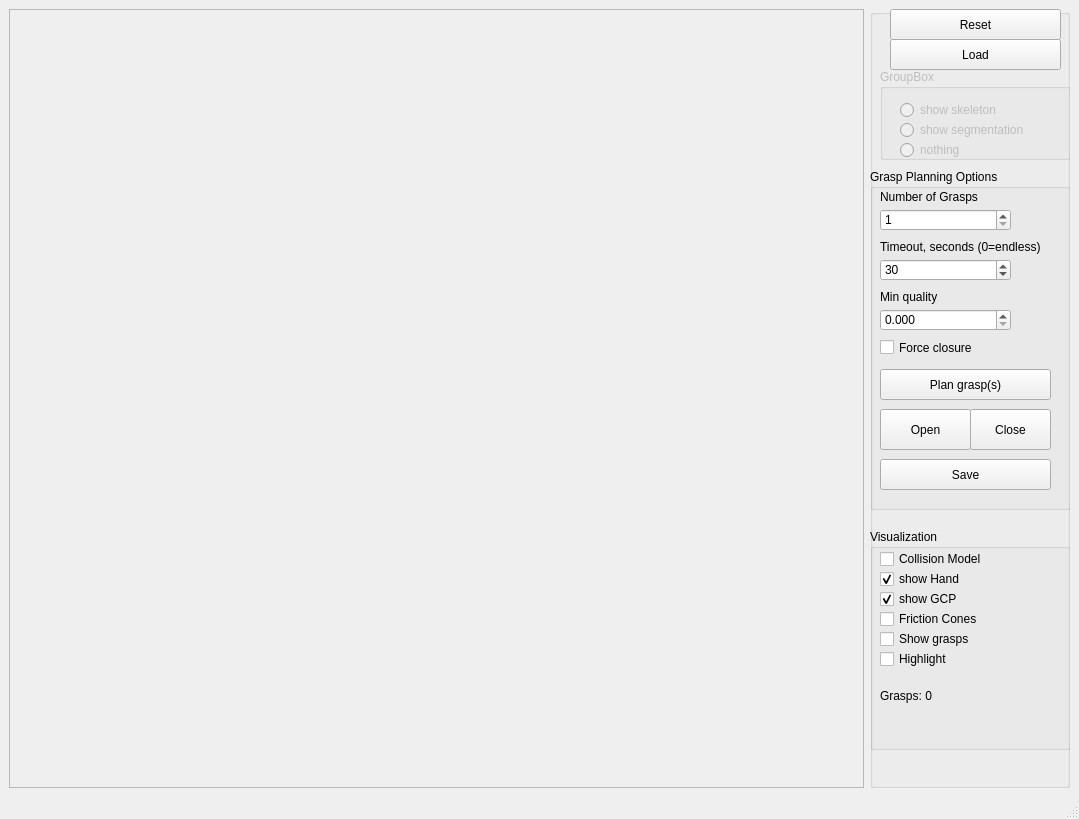
<?xml version="1.0" encoding="UTF-8"?>
<ui version="4.0">
 <class>SkeletonGraspPlanner</class>
 <widget class="QMainWindow" name="SkeletonGraspPlanner">
  <property name="geometry">
   <rect>
    <x>0</x>
    <y>0</y>
    <width>1079</width>
    <height>819</height>
   </rect>
  </property>
  <property name="windowTitle">
   <string>GraspStudio - GraspPlanner</string>
  </property>
  <widget class="QWidget" name="centralwidget">
   <layout class="QGridLayout" name="gridLayout">
    <item row="0" column="0">
     <widget class="QFrame" name="frameViewer">
      <property name="frameShape">
       <enum>QFrame::StyledPanel</enum>
      </property>
      <property name="frameShadow">
       <enum>QFrame::Raised</enum>
      </property>
     </widget>
    </item>
    <item row="0" column="1">
     <widget class="QGroupBox" name="groupBox">
      <property name="maximumSize">
       <size>
        <width>200</width>
        <height>16777215</height>
       </size>
      </property>
      <property name="title">
       <string/>
      </property>
      <widget class="QPushButton" name="pushButtonReset">
       <property name="geometry">
        <rect>
         <x>20</x>
         <y>0</y>
         <width>171</width>
         <height>31</height>
        </rect>
       </property>
       <property name="text">
        <string>Reset</string>
       </property>
      </widget>
      <widget class="QGroupBox" name="groupBoxGrasping">
       <property name="geometry">
        <rect>
         <x>0</x>
         <y>160</y>
         <width>201</width>
         <height>341</height>
        </rect>
       </property>
       <property name="title">
        <string>Grasp Planning Options</string>
       </property>
       <widget class="QCheckBox" name="checkBoxFoceClosure">
        <property name="geometry">
         <rect>
          <x>10</x>
          <y>170</y>
          <width>121</width>
          <height>17</height>
         </rect>
        </property>
        <property name="text">
         <string>Force closure</string>
        </property>
       </widget>
       <widget class="QSpinBox" name="spinBoxGraspNumber">
        <property name="geometry">
         <rect>
          <x>10</x>
          <y>40</y>
          <width>131</width>
          <height>22</height>
         </rect>
        </property>
        <property name="minimum">
         <number>1</number>
        </property>
        <property name="maximum">
         <number>10000000</number>
        </property>
       </widget>
       <widget class="QLabel" name="label_11">
        <property name="geometry">
         <rect>
          <x>10</x>
          <y>20</y>
          <width>121</width>
          <height>16</height>
         </rect>
        </property>
        <property name="text">
         <string>Number of Grasps</string>
        </property>
       </widget>
       <widget class="QLabel" name="label_12">
        <property name="geometry">
         <rect>
          <x>10</x>
          <y>70</y>
          <width>171</width>
          <height>16</height>
         </rect>
        </property>
        <property name="text">
         <string>Timeout, seconds (0=endless)</string>
        </property>
       </widget>
       <widget class="QSpinBox" name="spinBoxTimeOut">
        <property name="geometry">
         <rect>
          <x>10</x>
          <y>90</y>
          <width>131</width>
          <height>22</height>
         </rect>
        </property>
        <property name="minimum">
         <number>0</number>
        </property>
        <property name="maximum">
         <number>10000000</number>
        </property>
        <property name="value">
         <number>30</number>
        </property>
       </widget>
       <widget class="QLabel" name="label_13">
        <property name="geometry">
         <rect>
          <x>10</x>
          <y>120</y>
          <width>171</width>
          <height>16</height>
         </rect>
        </property>
        <property name="text">
         <string>Min quality</string>
        </property>
       </widget>
       <widget class="QDoubleSpinBox" name="doubleSpinBoxQuality">
        <property name="geometry">
         <rect>
          <x>10</x>
          <y>140</y>
          <width>131</width>
          <height>22</height>
         </rect>
        </property>
        <property name="decimals">
         <number>3</number>
        </property>
        <property name="maximum">
         <double>1.000000000000000</double>
        </property>
        <property name="singleStep">
         <double>0.001000000000000</double>
        </property>
       </widget>
       <widget class="QPushButton" name="pushButtonSave">
        <property name="geometry">
         <rect>
          <x>10</x>
          <y>290</y>
          <width>171</width>
          <height>31</height>
         </rect>
        </property>
        <property name="text">
         <string>Save</string>
        </property>
       </widget>
       <widget class="QPushButton" name="pushButtonClose">
        <property name="geometry">
         <rect>
          <x>100</x>
          <y>240</y>
          <width>81</width>
          <height>41</height>
         </rect>
        </property>
        <property name="text">
         <string>Close</string>
        </property>
       </widget>
       <widget class="QPushButton" name="pushButtonPlan">
        <property name="geometry">
         <rect>
          <x>10</x>
          <y>200</y>
          <width>171</width>
          <height>31</height>
         </rect>
        </property>
        <property name="text">
         <string>Plan grasp(s)</string>
        </property>
       </widget>
       <widget class="QPushButton" name="pushButtonOpen">
        <property name="geometry">
         <rect>
          <x>10</x>
          <y>240</y>
          <width>91</width>
          <height>41</height>
         </rect>
        </property>
        <property name="text">
         <string>Open</string>
        </property>
       </widget>
      </widget>
      <widget class="QPushButton" name="pushButtonLoadData">
       <property name="geometry">
        <rect>
         <x>20</x>
         <y>30</y>
         <width>171</width>
         <height>31</height>
        </rect>
       </property>
       <property name="text">
        <string>Load</string>
       </property>
      </widget>
      <widget class="QGroupBox" name="groupBoxSkeleton">
       <property name="enabled">
        <bool>false</bool>
       </property>
       <property name="geometry">
        <rect>
         <x>10</x>
         <y>60</y>
         <width>191</width>
         <height>91</height>
        </rect>
       </property>
       <property name="title">
        <string>GroupBox</string>
       </property>
       <property name="flat">
        <bool>false</bool>
       </property>
       <property name="checkable">
        <bool>false</bool>
       </property>
       <property name="checked">
        <bool>false</bool>
       </property>
       <widget class="QRadioButton" name="radioButtonSkeleton">
        <property name="geometry">
         <rect>
          <x>20</x>
          <y>30</y>
          <width>171</width>
          <height>22</height>
         </rect>
        </property>
        <property name="text">
         <string>show skeleton</string>
        </property>
       </widget>
       <widget class="QRadioButton" name="radioButtonSegmentation">
        <property name="geometry">
         <rect>
          <x>20</x>
          <y>50</y>
          <width>171</width>
          <height>22</height>
         </rect>
        </property>
        <property name="text">
         <string>show segmentation</string>
        </property>
       </widget>
       <widget class="QRadioButton" name="radioButtonNothing">
        <property name="geometry">
         <rect>
          <x>20</x>
          <y>70</y>
          <width>171</width>
          <height>22</height>
         </rect>
        </property>
        <property name="text">
         <string>nothing</string>
        </property>
       </widget>
      </widget>
      <widget class="QGroupBox" name="groupBoxVisualization">
       <property name="geometry">
        <rect>
         <x>0</x>
         <y>520</y>
         <width>201</width>
         <height>221</height>
        </rect>
       </property>
       <property name="title">
        <string>Visualization</string>
       </property>
       <widget class="QLabel" name="labelInfo">
        <property name="geometry">
         <rect>
          <x>10</x>
          <y>160</y>
          <width>171</width>
          <height>61</height>
         </rect>
        </property>
        <property name="text">
         <string>Grasps: 0</string>
        </property>
        <property name="alignment">
         <set>Qt::AlignLeading|Qt::AlignLeft|Qt::AlignTop</set>
        </property>
       </widget>
       <widget class="QCheckBox" name="checkBoxGrasps">
        <property name="geometry">
         <rect>
          <x>10</x>
          <y>100</y>
          <width>161</width>
          <height>20</height>
         </rect>
        </property>
        <property name="text">
         <string>Show grasps</string>
        </property>
       </widget>
       <widget class="QCheckBox" name="checkBoxCones">
        <property name="geometry">
         <rect>
          <x>10</x>
          <y>80</y>
          <width>161</width>
          <height>20</height>
         </rect>
        </property>
        <property name="text">
         <string>Friction Cones</string>
        </property>
       </widget>
       <widget class="QCheckBox" name="checkBoxColModel">
        <property name="geometry">
         <rect>
          <x>10</x>
          <y>20</y>
          <width>161</width>
          <height>20</height>
         </rect>
        </property>
        <property name="text">
         <string>Collision Model</string>
        </property>
       </widget>
       <widget class="QCheckBox" name="checkBoxHand">
        <property name="geometry">
         <rect>
          <x>10</x>
          <y>40</y>
          <width>161</width>
          <height>20</height>
         </rect>
        </property>
        <property name="text">
         <string>show Hand</string>
        </property>
        <property name="checked">
         <bool>true</bool>
        </property>
       </widget>
       <widget class="QCheckBox" name="checkBoxHighlight">
        <property name="geometry">
         <rect>
          <x>10</x>
          <y>120</y>
          <width>161</width>
          <height>20</height>
         </rect>
        </property>
        <property name="text">
         <string>Highlight</string>
        </property>
       </widget>
       <widget class="QCheckBox" name="checkBoxGCP">
        <property name="geometry">
         <rect>
          <x>10</x>
          <y>60</y>
          <width>161</width>
          <height>20</height>
         </rect>
        </property>
        <property name="text">
         <string>show GCP</string>
        </property>
        <property name="checked">
         <bool>true</bool>
        </property>
       </widget>
      </widget>
     </widget>
    </item>
   </layout>
  </widget>
  <widget class="QMenuBar" name="menubar">
   <property name="geometry">
    <rect>
     <x>0</x>
     <y>0</y>
     <width>1079</width>
     <height>25</height>
    </rect>
   </property>
  </widget>
  <widget class="QStatusBar" name="statusbar"/>
 </widget>
 <resources/>
 <connections/>
</ui>
